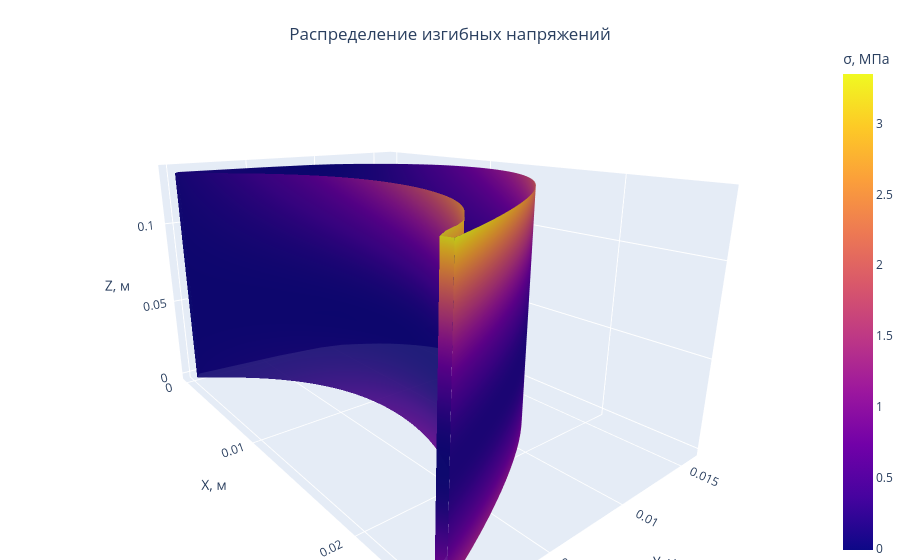

The notebook cell saved with this chart:
### Code cell
import numpy as np
from scipy.interpolate import interp1d
import plotly.graph_objects as go

def plot_3d_bending_stress(xu, yu, xl, yl, 
                          blade_length, density,
                          inlet_axial_speed, outlet_axial_speed,
                          inlet_tangential_speed, outlet_tangential_speed,
                          inlet_pressure_profile, outlet_pressure_profile,
                          pitch, angle_of_frame,
                          eta_moment_inertia, zeta_moment_inertia,
                          height=0.1, num_points=100):
    # Интерполяция профилей
    f_u = interp1d(xu, yu, kind='cubic')
    x_u = np.linspace(min(xu), max(xu), num_points)
    y_u = f_u(x_u)
    
    f_l = interp1d(xl, yl, kind='cubic')
    x_l = np.linspace(min(xl), max(xl), num_points)
    y_l = f_l(x_l)

    # Генерация 3D сетки
    z_levels = np.linspace(0, height, num_points)
    X_u, Z_u = np.meshgrid(x_u, z_levels)
    Y_u = np.array([y_u]*num_points)
    
    X_l, Z_l = np.meshgrid(x_l, z_levels)
    Y_l = np.array([y_l]*num_points)

    # Инициализация массивов напряжений
    stress_upper = np.zeros_like(X_u)
    stress_lower = np.zeros_like(X_l)

    # Расчет напряжений для каждого сечения
    for i, z in enumerate(z_levels):
        # Координаты для верхнего профиля
        coords_upper = np.column_stack([x_u, y_u, np.full_like(x_u, z)])
        
        # Координаты для нижнего профиля
        coords_lower = np.column_stack([x_l, y_l, np.full_like(x_l, z)])
        
        # Объединение координат
        all_coords = np.vstack([coords_upper, coords_lower])
        
        # Расчет напряжений
        stresses = blade_bending_stress(
            z=z,
            blade_length=blade_length,
            density=density,
            inlet_axial_speed=inlet_axial_speed,
            outlet_axial_speed=outlet_axial_speed,
            inlet_tangential_speed=inlet_tangential_speed,
            outlet_tangential_speed=outlet_tangential_speed,
            inlet_pressure_profile=inlet_pressure_profile,
            outlet_pressure_profile=outlet_pressure_profile,
            pitch=pitch,
            angle_of_frame=angle_of_frame,
            eta_moment_inertia=eta_moment_inertia,
            zeta_moment_inertia=zeta_moment_inertia,
            coordinates=all_coords
        ) / 1e6  # Конвертация в МПа
        
        # Разделение результатов
        stress_upper[i] = stresses[:len(x_u)]
        stress_lower[i] = stresses[len(x_u):]

    # Создание 3D визуализации
    fig = go.Figure()
    
    # Верхняя поверхность
    fig.add_trace(go.Surface(
        x=X_u,
        y=Y_u,
        z=Z_u,
        surfacecolor=stress_upper,
        colorscale='Plasma',
        opacity=0.9,
        showscale=True,
        name='Изгибные напряжения',
        colorbar=dict(title='σ, МПа'),
        hoverinfo='x+y+z+text',
        text=np.round(stress_upper, 2)
    ))
    
    # Нижняя поверхность
    fig.add_trace(go.Surface(
        x=X_l,
        y=Y_l,
        z=Z_l,
        surfacecolor=stress_lower,
        colorscale='Plasma',
        showscale=False,
        hoverinfo='x+y+z+text',
        text=np.round(stress_lower, 2)
    ))

    # Настройки отображения
    fig.update_layout(
        title=dict(
            text='Распределение изгибных напряжений',
            y=0.95,
            x=0.5
        ),
        scene=dict(
            xaxis_title='X, м',
            yaxis_title='Y, м',
            zaxis_title='Z, м',
            aspectratio=dict(x=1.5, y=1, z=0.8),
            camera=dict(
                eye=dict(x=1.5, y=-1.2, z=0.6),
                up=dict(x=0, y=0, z=1)
            )
        ),
        margin=dict(l=0, r=0, b=0, t=40)
    )
    
    fig.show()


P_in = 22.230  * 1e6
P_out = 3.63 * 1e6
# random_point = IAPWS97(P=P_out / 1e6, T=500)

inlet_axial_speed = 93
outlet_axial_speed = 435.305
inlet_tangential_speed = 239.045
outlet_tangential_speed = 241
eta_moment_inertia = i_minimum = 0.575
zeta_moment_inertia = i_maximum = 1.74
angle_of_frame = 75.8
angle_of_frame = angle_of_frame + 90
density = 7900
blade_length = blade_length_my

plot_3d_bending_stress(
    xu, yu, xl, yl,
    blade_length=0.05,
    density=7850,
    inlet_axial_speed=inlet_axial_speed,
    outlet_axial_speed=outlet_axial_speed,
    inlet_tangential_speed=inlet_tangential_speed,
    outlet_tangential_speed=outlet_tangential_speed,
    inlet_pressure_profile=P_in,
    outlet_pressure_profile=P_out,
    pitch=0.65,
    angle_of_frame=33.2,
    eta_moment_inertia=0.05,
    zeta_moment_inertia=0.03,
    height=blade_length_my,
    num_points=50
)

### Figure 1 — Plotly figure (JSON) as saved in the notebook; plotly's stock layout.template omitted (floating-point values rounded to 4 significant figures; data arrays with more than 128 entries replaced by an {"elided": "..."} marker saying what was removed)
{"data": [{"colorbar": {"title": {"text": "σ, МПа"}}, "colorscale": [[0, "#0d0887"], [0.1111, "#46039f"], [0.2222, "#7201a8"], [0.3333, "#9c179e"], [0.4444, "#bd3786"], [0.5556, "#d8576b"], [0.6667, "#ed7953"], [0.7778, "#fb9f3a"], [0.8889, "#fdca26"], [1, "#f0f921"]], "hoverinfo": "x+y+z+text", "name": "Изгибные напряжения", "opacity": 0.9, "showscale": true, "surfacecolor": {"elided": "50x50 float values"}, "text": {"elided": "50x50 float values"}, "type": "surface", "x": {"elided": "50x50 float values"}, "y": {"elided": "50x50 float values"}, "z": {"elided": "50x50 float values"}}, {"colorscale": [[0, "#0d0887"], [0.1111, "#46039f"], [0.2222, "#7201a8"], [0.3333, "#9c179e"], [0.4444, "#bd3786"], [0.5556, "#d8576b"], [0.6667, "#ed7953"], [0.7778, "#fb9f3a"], [0.8889, "#fdca26"], [1, "#f0f921"]], "hoverinfo": "x+y+z+text", "showscale": false, "surfacecolor": {"elided": "50x50 float values"}, "text": {"elided": "50x50 float values"}, "type": "surface", "x": {"elided": "50x50 float values"}, "y": {"elided": "50x50 float values"}, "z": {"elided": "50x50 float values"}}], "layout": {"autosize": true, "margin": {"b": 0, "l": 0, "r": 0, "t": 40}, "scene": {"aspectratio": {"x": 1.5, "y": 1, "z": 0.8}, "camera": {"eye": {"x": 1.5, "y": -1.2, "z": 0.6}, "up": {"x": 0, "y": 0, "z": 1}}, "xaxis": {"title": {"text": "X, м"}, "type": "linear"}, "yaxis": {"title": {"text": "Y, м"}, "type": "linear"}, "zaxis": {"title": {"text": "Z, м"}, "type": "linear"}}, "title": {"text": "Распределение изгибных напряжений", "x": 0.5, "y": 0.95}}}
